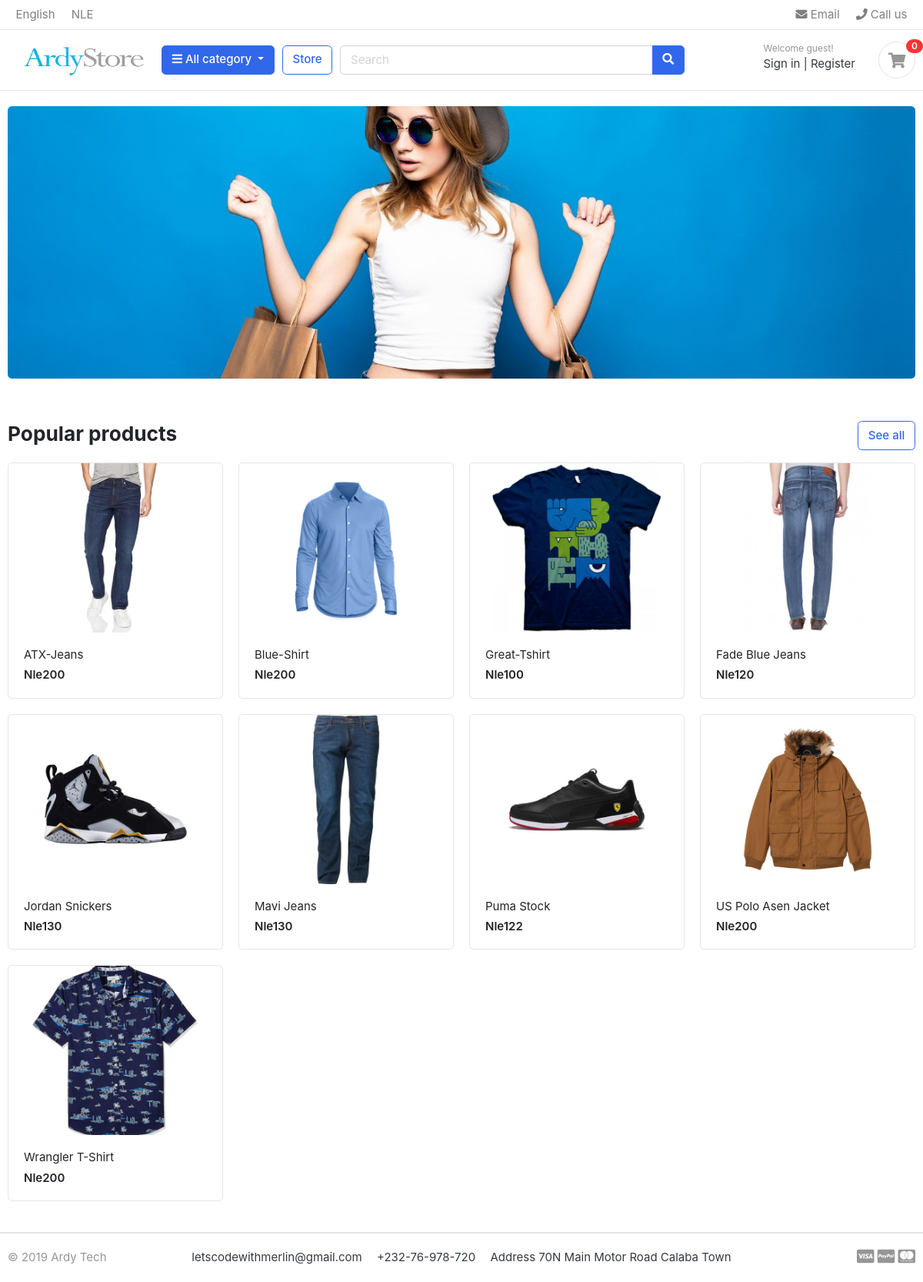
The page / on the database its author committed.
### store/models.py (models this page shows, shortened)
class Product(models.Model):
    product_name = models.CharField(max_length=200, unique=True)
    slug         = models.SlugField(max_length=200, unique=True)
    description  = models.TextField(max_length=500, blank=True)
    price        = models.IntegerField()
    images       = models.ImageField(upload_to='photos/products')
    stock        = models.IntegerField()
    is_available = models.BooleanField(default=True)
    category     = models.ForeignKey(Category, on_delete=models.CASCADE)
    created_date = models.DateTimeField(auto_now_add=True)
    modified_date = models.DateTimeField(auto_now=True)
    def get_url(self):
        return reverse('product_detail', args=[self.category.slug, self.slug])

### merlinEcommerce/views.py (the view)
# urls.py: 2. Add a URL to urlpatterns:  path('', views.home, name='home')
def home(request):
    products = Product.objects.all().filter(is_available=True)
    context = {
        'products': products,
    }
    return render(request, 'home.html', context)

### carts/context_processors.py (called while the page is built)
def counter(request):
    cart_count = 0
    if 'admin' in request.path:
        return {}
    else:
        try:
            cart = Cart.objects.filter(cart_id=_cart_id(request))
            if request.user.is_authenticated:
                cart_items = CartItem.objects.all().filter(user=request.user)
            else:
                cart_items = CartItem.objects.all().filter(cart=cart[:1])
            for cart_item in cart_items:
                cart_count += cart_item.quantity
        except Cart.DoesNotExist:
            cart_count = 0
    return dict(cart_count=cart_count)

### carts/views.py (called while the page is built)
def _cart_id(request):
    cart = request.session.session_key
    if not cart:
        cart = request.session.create()
    return cart

### category/context_processors.py (called while the page is built)
def menu_links(request):
    links = Category.objects.all()
    return dict(links=links)

### category/models.py (called while the page is built)
    def get_url(self):
        return reverse('products_by_category', args=[self.slug])

### templates/home.html
{% extends 'base.html' %}
{% load static %}
{% block content %}
<section class="section-intro padding-y-sm">
<div class="container">
<div class="intro-banner-wrap">
	<img src="{% static 'images/banners/cover.jpg' %}" class="img-fluid rounded">
</div>
</div>
</section>
<section class="section-name padding-y-sm">
<div class="container">
<header class="section-heading">
	<a href="{% url 'store' %}" class="btn btn-outline-primary float-right">See all</a>
	<h3 class="section-title">Popular products</h3>
</header>
<div class="row">
	{% for product in products %}
	<div class="col-md-3">
		<div class="card card-product-grid">
			<a href="{{product.get_url }}" class="img-wrap"> <img src="{{product.images.url}}"> </a>
			<figcaption class="info-wrap">
				<a href="{{product.get_url }}" class="title">{{product.product_name}}</a>
				<div class="price mt-1">Nle{{product.price}}</div>
			</figcaption>
		</div>
	</div>
	{% endfor %}
</div>
</div>
</section>
</body>
</html>
{% endblock %}

### static/css/ui.css (style rules this page uses)
html { font-family: "Inter", sans-serif; font-size: 15px; }
.img-wrap { text-align: center; display: block; }
.img-wrap img { max-width: 100%; }
.padding-y-sm { padding-top: 20px; padding-bottom: 20px; }
.section-heading { margin-bottom: 20px; margin-top: 15px; }
.section-title { color: #212529; }
[class*=card-product] a.title { color: #212529; display: block; }
[class*=card-product] .img-wrap { overflow: hidden; position: relative; }
[class*=card-product] .img-wrap img { height: 100%; max-width: 100%; width: auto; display: inline-block; -o-object-fit: cover; object-fit: cover; }
.card-product-grid { margin-bottom: 20px; }
.card-product-grid .img-wrap { border-radius: 0.2rem 0.2rem 0 0; height: 220px; }
.card-product-grid .info-wrap { overflow: hidden; padding: 18px 20px; }
.card .img-wrap { overflow: hidden; }
.price { font-weight: 600; color: #212529; }

### rows shown on the page
Product: images (picture), product_name "ATX-Jeans", price "200"
Product: images (picture), product_name "Blue-Shirt", price "200"
Product: images (picture), product_name "Great-Tshirt", price "100"
Product: images (picture), product_name "Fade Blue Jeans", price "120"
Product: images (picture), product_name "Jordan Snickers", price "130"
Product: images (picture), product_name "Mavi Jeans", price "130"
Product: images (picture), product_name "Puma Stock", price "122"
Product: images (picture), product_name "US Polo Asen Jacket", price "200"
Product: images (picture), product_name "Wrangler T-Shirt", price "200"

### other values the page prints
{{ cart_count }} "0"
